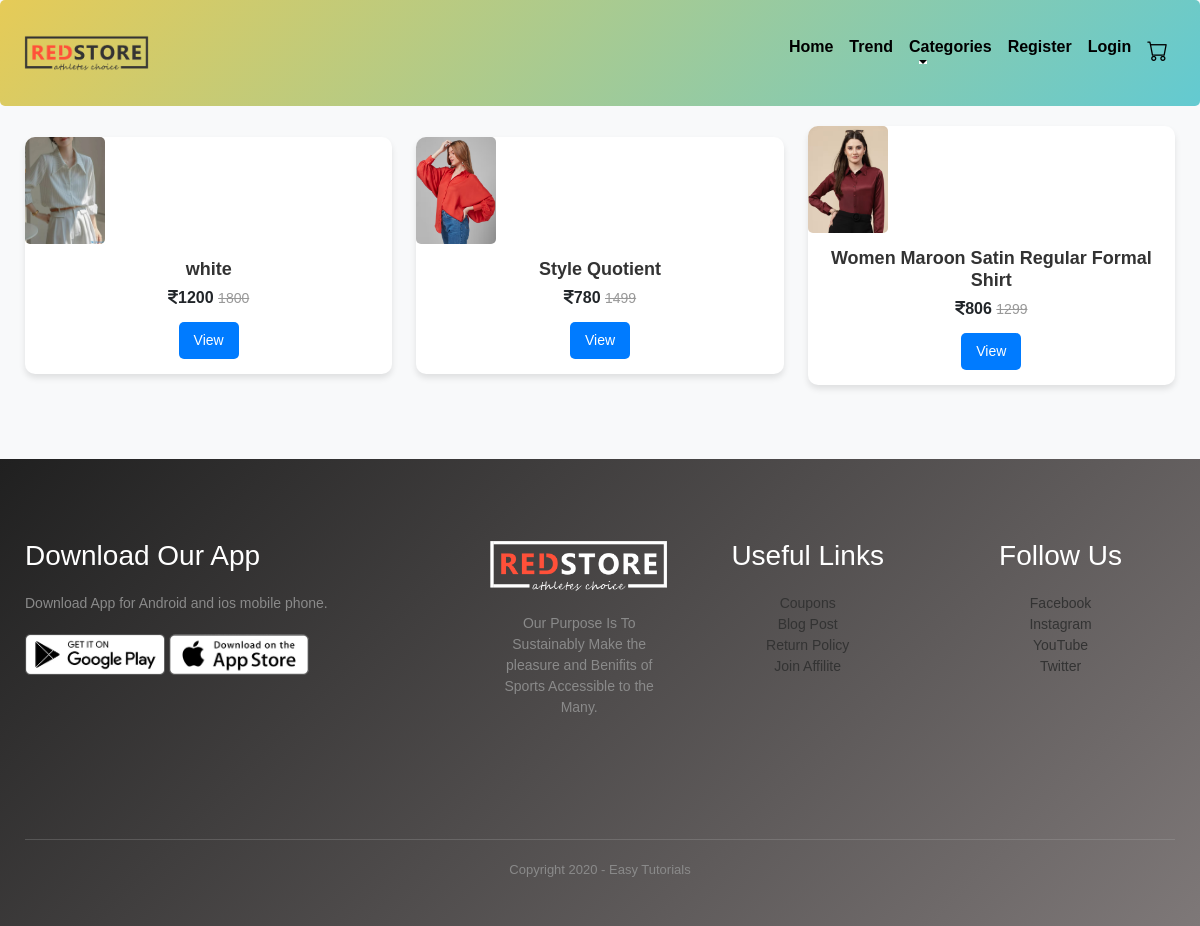
/womens/, run on the app's committed database.
### core/models.py (models this page shows, shortened)
class E_com(models.Model):
    CATEGORY_CHOICES = [
        ('MEN', 'Men'),
        ('WOMEN', 'Women'),
        ('KID', 'Kid'),
    ]
    name = models.CharField(max_length=100)
    category = models.CharField(max_length=20, choices=CATEGORY_CHOICES)
    small_description=models.CharField(max_length=300)
    description=models.TextField()
    original_price = models.IntegerField()
    discounted_price = models.IntegerField()
    E_com_image =models.ImageField(upload_to='E_com_images')  # As we are using image field we have to intall 'pillow'. And we have to Define MEDIA_URL in settings.py file so that all folder should save in media directory

### core/views.py (the view)
# urls.py: path('womens/', views.Womens, name="Womens"),
def Womens(request):
    dc = E_com.objects.filter(category='WOMEN')
    return render(request,'core/Womens.html', {'dc':dc})

### core/templates/core/Womens.html
{% extends "core/base.html" %}
{% load static %}
{% block content %}
<div class="container">
    <div class="row">
        {% for dc in dc %}
        <div class="col-md-4 mb-4">
            <a href="{% url "ProductDetails" id=dc.id %}">
                <div class="card card-1">
                    <img src="{{ dc.E_com_image.url }}" class="card-img-top" alt="{{ dc.name }}">
                    <div class="card-body">
                        <h5 class="card-title">{{ dc.name }}</h5>
                        <h5 class="font-weight-bold text-dark"><i class="fa-solid fa-indian-rupee-sign"></i>{{ dc.discounted_price }} <small class="fw-light rupee">{{ dc.original_price }}</small></h5>
                        <a href="{% url "ProductDetails" id=dc.id %}" class="click">View</a>
                    </div>
                </div>
            </a>
        </div>
        {% endfor %}
    </div>
</div>
{% endblock content %}

### core/templates/core/base.html (shortened to what this page needs)
<!DOCTYPE html>
{% load static %}
<html lang="en">
<head>
    <link rel="stylesheet" href="https://cdnjs.cloudflare.com/ajax/libs/font-awesome/4.7.0/css/font-awesome.css" />
    <link rel="stylesheet" href="{% static "core/css/bootstrap.min.css" %}">
    <link rel="stylesheet" href="https://cdnjs.cloudflare.com/ajax/libs/font-awesome/4.7.0/css/font-awesome.css" />
    <link rel="stylesheet" href="{% static "core/css/style.css" %}">
    <link rel="stylesheet" href="viewcart.css">
    <link rel="stylesheet" href="https://cdn.jsdelivr.net/npm/bootstrap@5.3.3/dist/css/bootstrap.min.css">
    <link rel="stylesheet" href="{% static "core/css/register.css" %}">
    <link rel="stylesheet" href="{% static "core/css/checkout.css" %}">
    <link rel="stylesheet" href="{% static 'core/css/login.css' %}">
    <link rel="stylesheet" href="{% static "core/css/products.css" %}">
    <link rel="stylesheet" href="{% static 'core/css/sidebar.css' %}">
    <link rel="stylesheet" href="{% static "core/css/product_detail.css" %}">
</head>
<body>
    {% include "core/navbar.html" %}
    {% block content %}
    {% endblock content %}
    {% include "core/footer.html" %}
</body>
</html>

### core/templates/core/navbar.html (shortened to what this page needs)
<!DOCTYPE html>
{% load static %}
<html lang="en">
<head>
    <link rel="stylesheet" href="https://cdnjs.cloudflare.com/ajax/libs/font-awesome/4.7.0/css/font-awesome.css" />
    <link rel="stylesheet" href="{% static 'core/css/bootstrap.min.css' %}">
    <link rel="stylesheet" href="{% static 'core/css/style.css' %}">
    <link rel="stylesheet" href="https://cdnjs.cloudflare.com/ajax/libs/font-awesome/6.0.0/css/all.min.css">
    <link rel="stylesheet" href="https://cdn.jsdelivr.net/npm/bootstrap-icons@1.11.1/font/bootstrap-icons.css">
</head>
<body>
<nav class="navbar navbar-expand-lg navbar-light bg-light px-4">
    <a class="navbar-brand" href="{% url 'index' %}">
        <img src="{% static 'core/images/logo.png' %}" width="125px" alt="Logo">
    </a>
    <div class="collapse navbar-collapse" id="navbarSupportedContent">
        <ul class="navbar-nav ms-auto mb-2 mb-lg-0">
            <li class="nav-item">
                <a class="nav-link" href="{% url 'index' %}">Home</a>
            </li>
            <li class="nav-item">
                <a class="nav-link" href="{% url 'products' %}">Trend</a>
            </li>
            <li class="nav-item dropdown">
                <a class="nav-link dropdown-toggle" href="#" id="navbarDropdown" role="button"
                   data-bs-toggle="dropdown" aria-expanded="false">
                    Categories
                </a>
            </li>
            {% if request.user.is_authenticated %}
                <li class="nav-item active">
                    <a class="nav-link" href="{% url 'profile' %}">Welcome {{ request.user.first_name }}</a>
                </li>
                <li class="nav-item">
                    <a class="nav-link" href="{% url 'logout' %}">Logout</a>
                </li>
            {% else %}
                <li class="nav-item">
                    <a class="nav-link" href="{% url 'registration' %}">Register</a>
                </li>
                <li class="nav-item">
                    <a class="nav-link" href="{% url 'login' %}">Login</a>
                </li>
            {% endif %}
            <li class="nav-item">
                <a class="nav-link" href="{% url 'viewcart' %}">
                    <i class="bi bi-cart"></i>
                </a>
            </li>
        </ul>
    </div>
</nav>
</body>
</html>

### core/templates/core/footer.html
{% load static %}
<div class="footer">
    <div class="container">
        <div class="row">
            <div class="footer-col-1">
                <h3>Download Our App</h3>
                <p>Download App for Android and ios mobile phone.</p>
                <div class="app-logo">
                    <img src="{% static "core/images/play-store.png" %}">
                    <img src="{% static "core/images/App-store.png" %}">
                </div>
            </div>
            <div class="footer-col-2">
                <img src="{% static "core/images/logo-white.png" %}">
                <p>Our Purpose Is To Sustainably Make the pleasure and Benifits
                    of Sports Accessible to the Many.</p>
            </div>
            <div class="footer-col-3">
                <h3>Useful Links</h3>
                <ul>
                    <li>Coupons</li>
                    <li>Blog Post</li>
                    <li>Return Policy</li>
                    <li>Join Affilite</li>
                </ul>
            </div>
            <div class="footer-col-4">
                <h3>Follow Us</h3>
                <ul>
                    <li>Facebook</li>
                    <li>Instagram</li>
                    <li>YouTube</li>
                    <li>Twitter</li>
                </ul>
            </div>
        </div>
        <hr>
        <p class="Copyright">Copyright 2020 - Easy Tutorials</p>
    </div>
</div>

### core/static/core/css/style.css (style rules this page uses)
* { margin: 0; padding: 0; box-sizing: border-box; }
body { font-family: 'Poppins', sans-serif; background-color: #fff; color: #333; }
a { text-decoration: none; color: inherit; }
.navbar { display: flex; align-items: center; justify-content: space-between; flex-wrap: wrap; background: linear-gradient(135deg, #e6cb57, #63cad1); padding: 15px 20px; border-radius: 5px; position: relative; }
.nav-link { color: #000; text-decoration: none; padding: 10px 14px; transition: all 0.3s ease; border-radius: 8px; position: relative; margin-top: 10px; font-weight: 600; }
.nav-item.dropdown { position: relative; }
p { color: #555; }
.container { max-width: 1300px; margin: auto; padding-left: 25px; padding-right: 25px; }
.row { display: flex; align-items: center; flex-wrap: wrap; justify-content: space-around; }
.footer { background: linear-gradient(135deg, #202020, #7e7878); color: #333; font-size: 14px; padding: 60px 0 20px; min-height: 300px; display: flex; flex-direction: column; justify-content: space-between; }
.footer p { color: #8a8a8a; }
.footer h3 { color: #fff; margin-bottom: 20px; }
.footer-col-1, .footer-col-2, .footer-col-3, .footer-col-4 { min-height: 250px; margin-bottom: 20px; flex: 1; }
.footer-col-1 { flex-basis: 30%; }
.footer-col-2 { text-align: center; }
.footer-col-2 img { width: 180px; margin-bottom: 20px; }
.footer-col-3, .footer-col-4 { flex-basis: 12%; text-align: center; }
ul { list-style-type: none; padding: 0; }
.app-logo { margin-top: 20px; }
.app-logo img { width: 140px; }
.footer hr { border: none; background: #b5b5b5; height: 1px; margin: 20px 0; }
.Copyright { text-align: center; color: #555; padding-bottom: 10px; font-size: 13px; }
body { font-family: Arial, sans-serif; background-color: #f8f9fa; }
.container { margin-top: 20px; }
.card { border: none; border-radius: 10px; overflow: hidden; transition: transform 0.3s ease-in-out, box-shadow 0.3s ease-in-out; box-shadow: 0 4px 6px rgba(0, 0, 0, 0.1); }
.card-img-top { width: 100%; height: 100%; object-fit: cover; border-top-left-radius: 10px; border-top-right-radius: 10px; }
.card-body { text-align: center; padding: 15px; }
.card-title { font-size: 18px; font-weight: bold; color: #333; }
.text-dark { font-size: 16px; font-weight: bold; margin-bottom: 5px; }
.rupee { font-size: 14px; color: #999; text-decoration: line-through; }
.click { display: inline-block; margin-top: 10px; padding: 8px 15px; background-color: #007bff; color: #fff; text-decoration: none; border-radius: 5px; font-size: 14px; transition: background-color 0.3s; }

### core/static/core/css/viewcart.css (style rules this page uses)
body { font-family: 'Arial', sans-serif; background-color: #f8f9fa; margin: 0; padding: 0; }
.card { border: none; border-radius: 10px; box-shadow: 0px 4px 8px rgba(0, 0, 0, 0.1); }
.card-body { padding: 20px; }
.card img { width: 80px; height: auto; border-radius: 5px; }

### core/static/core/css/checkout.css (style rules this page uses)
body { font-family: Arial, sans-serif; background-color: #f8f9fa; }
.container { margin-top: 20px; }
.card { border-radius: 10px; box-shadow: 0 4px 6px rgba(0, 0, 0, 0.1); transition: transform 0.3s ease-in-out, box-shadow 0.3s ease-in-out; margin-bottom: 20px; }

### core/static/core/css/products.css (style rules this page uses)
.row { display: flex; flex-wrap: wrap; justify-content: space-between; margin-bottom: 30px; }

### core/static/core/css/sidebar.css (style rules this page uses)
.nav-item { margin-bottom: 15px; }
.nav-link { position: relative; display: flex; align-items: center; color: #333; text-decoration: none; padding: 12px 14px; border-radius: 8px; font-size: 16px; transition: all 0.4s ease; overflow: hidden; }
.nav-link::after { content: ""; position: absolute; bottom: 5px; left: 14px; width: 0; height: 2px; background-color: #fff; transition: width 0.3s ease-in-out; }

### data on the page
E_com: E_com_image (picture), name "white", discounted_price "1200", original_price "1800"
E_com: E_com_image (picture), name "Style Quotient", discounted_price "780", original_price "1499"
E_com: E_com_image (picture), name "Women Maroon Satin Regular Formal Shirt", discounted_price "806", original_price "1299"
